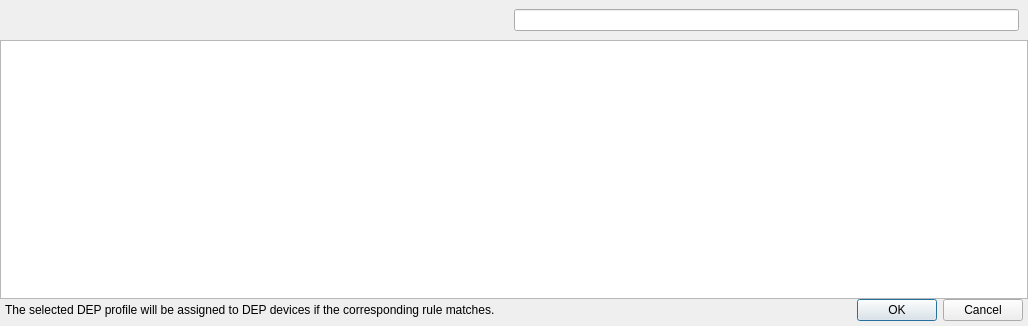
<?xml version="1.0" encoding="UTF-8"?>
<ui version="4.0">
 <class>DEPProfileChooser</class>
 <widget class="QDialog" name="DEPProfileChooser">
  <property name="geometry">
   <rect>
    <x>0</x>
    <y>0</y>
    <width>1028</width>
    <height>326</height>
   </rect>
  </property>
  <property name="windowTitle">
   <string>Choose a DEP profile</string>
  </property>
  <layout class="QVBoxLayout" name="verticalLayout">
   <property name="spacing">
    <number>0</number>
   </property>
   <property name="leftMargin">
    <number>0</number>
   </property>
   <property name="topMargin">
    <number>0</number>
   </property>
   <property name="rightMargin">
    <number>0</number>
   </property>
   <property name="bottomMargin">
    <number>0</number>
   </property>
   <item>
    <widget class="ViewSearchHeader" name="profileHeader" native="true">
     <layout class="QHBoxLayout" name="horizontalLayout">
      <item>
       <spacer name="horizontalSpacer">
        <property name="orientation">
         <enum>Qt::Horizontal</enum>
        </property>
        <property name="sizeHint" stdset="0">
         <size>
          <width>194</width>
          <height>20</height>
         </size>
        </property>
       </spacer>
      </item>
      <item>
       <widget class="SearchLineEdit" name="profileSearch"/>
      </item>
     </layout>
    </widget>
   </item>
   <item>
    <widget class="StyledTreeView" name="profileView">
     <property name="editTriggers">
      <set>QAbstractItemView::NoEditTriggers</set>
     </property>
    </widget>
   </item>
   <item>
    <layout class="QHBoxLayout" name="horizontalLayout_2">
     <property name="leftMargin">
      <number>5</number>
     </property>
     <property name="rightMargin">
      <number>5</number>
     </property>
     <property name="bottomMargin">
      <number>5</number>
     </property>
     <item>
      <widget class="QLabel" name="label">
       <property name="text">
        <string>The selected DEP profile will be assigned to DEP devices if the corresponding rule matches.</string>
       </property>
      </widget>
     </item>
     <item>
      <widget class="QDialogButtonBox" name="buttonBox">
       <property name="orientation">
        <enum>Qt::Horizontal</enum>
       </property>
       <property name="standardButtons">
        <set>QDialogButtonBox::Cancel|QDialogButtonBox::Ok</set>
       </property>
      </widget>
     </item>
    </layout>
   </item>
  </layout>
 </widget>
 <customwidgets>
  <customwidget>
   <class>StyledTreeView</class>
   <extends>QTreeView</extends>
   <header>FileWaveGuiLib/styledviews/styledtreeview.h</header>
  </customwidget>
  <customwidget>
   <class>SearchLineEdit</class>
   <extends>QLineEdit</extends>
   <header>FileWaveGuiLib/searchlineedit/searchlineedit.h</header>
  </customwidget>
  <customwidget>
   <class>ViewSearchHeader</class>
   <extends>QWidget</extends>
   <header>FileWaveGuiLib/searchheader/ViewSearchHeader.h</header>
   <container>1</container>
  </customwidget>
 </customwidgets>
 <resources/>
 <connections>
  <connection>
   <sender>buttonBox</sender>
   <signal>accepted()</signal>
   <receiver>DEPProfileChooser</receiver>
   <slot>accept()</slot>
   <hints>
    <hint type="sourcelabel">
     <x>248</x>
     <y>254</y>
    </hint>
    <hint type="destinationlabel">
     <x>157</x>
     <y>274</y>
    </hint>
   </hints>
  </connection>
  <connection>
   <sender>buttonBox</sender>
   <signal>rejected()</signal>
   <receiver>DEPProfileChooser</receiver>
   <slot>reject()</slot>
   <hints>
    <hint type="sourcelabel">
     <x>316</x>
     <y>260</y>
    </hint>
    <hint type="destinationlabel">
     <x>286</x>
     <y>274</y>
    </hint>
   </hints>
  </connection>
 </connections>
</ui>
